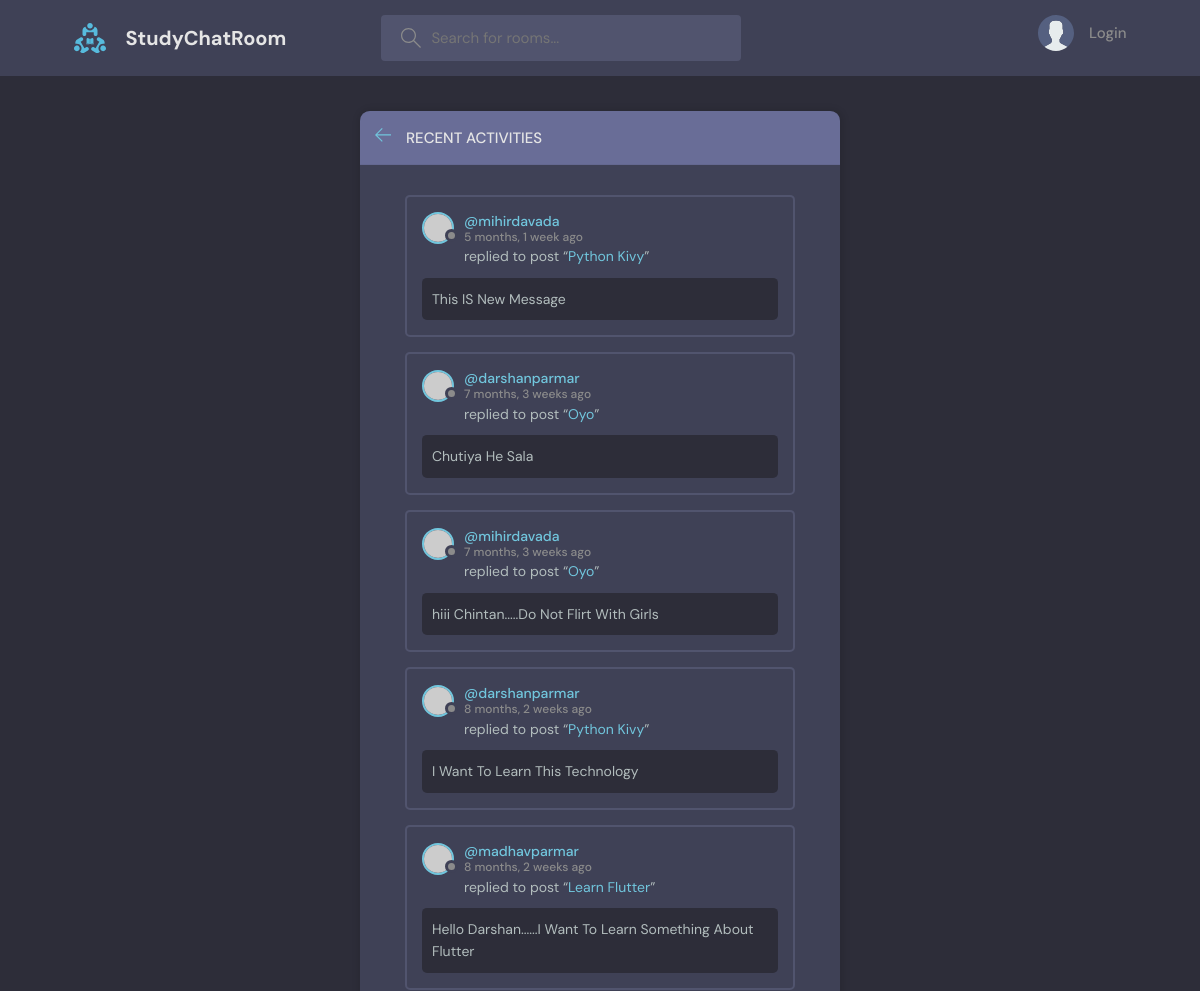
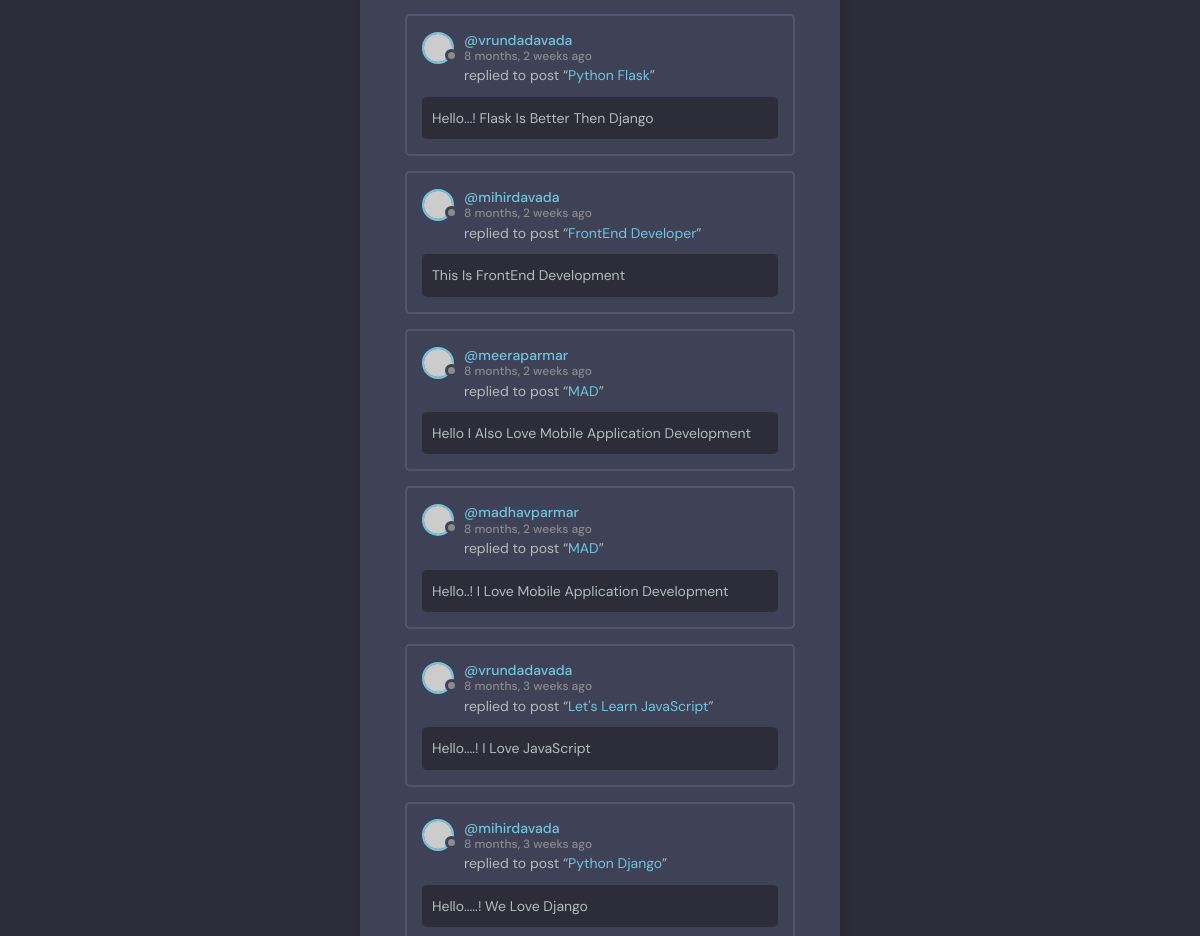
The app's page /activities with its own data (2 pictures, top to bottom).
### baseApp/models.py (models this page shows, shortened)
class Message(models.Model):
    user = models.ForeignKey(User, on_delete=models.CASCADE)
    room = models.ForeignKey(Room, on_delete=models.CASCADE)
    message_body = models.TextField()
    updated_time = models.DateTimeField(auto_now=True)
    created_time = models.DateTimeField(auto_now_add=True)
    class Meta:
        ordering = ['-updated_time', '-created_time']

class Room(models.Model):
    host = models.ForeignKey(User, on_delete=models.SET_NULL, null=True)
    topic = models.ForeignKey(Topic, on_delete=models.SET_NULL, null=True)
    participants = models.ManyToManyField(User, related_name='participants', blank=True)
    room_name = models.CharField(max_length=200)
    room_description = models.TextField(null=True, blank=True)
    updated_time = models.DateTimeField(auto_now=True)
    created_time = models.DateTimeField(auto_now_add=True)
    class Meta:
        ordering = ['-updated_time', '-created_time']
    def __str__(self):
        return self.room_name

### baseApp/views.py (the view)
# urls.py: path('activities', views.activities, name='Activities_Path'),
def activities(request):
    room_messages = Message.objects.all()
    contextDict = {'room_messages':room_messages}
    return render(request, 'baseApp/activity.html', contextDict)

### baseApp/templates/baseApp/activity.html (shortened to what this page needs)
{% extends "baseApp/main.html" %} {% block body %}
<main class="layout">
  <div class="container">
    <div class="layout__box">
      <div class="layout__boxHeader">
        <div class="layout__boxTitle">
          <a href="{% url 'Home_Path' %}">
            <svg
              version="1.1"
              xmlns="http://www.w3.org/2000/svg"
              width="32"
              height="32"
              viewBox="0 0 32 32"
            >
              <title>arrow-left</title>
              <path
                d="M13.723 2.286l-13.723 13.714 13.719 13.714 1.616-1.611-10.96-10.96h27.625v-2.286h-27.625l10.965-10.965-1.616-1.607z"
              ></path>
            </svg>
          </a>
          <h3>Recent Activities</h3>
        </div>
      </div>
      <div class="activities-page layout__body">
        {% for message in room_messages %}
        <div class="activities__box">
          <div class="activities__boxHeader roomListRoom__header">
            <a href="{% url 'User_Profile_Path' message.user.id %}" class="roomListRoom__author">
              <div class="avatar avatar--small">
                <img src="https://randomuser.me/api/portraits/women/11.jpg" />
              </div>
              <p>
                @{{message.user.username}}
                <span> {{message.created_time|timesince}} ago </span>
              </p>
            </a>
          </div>
          <div class="activities__boxContent">
            <p>
              replied to post “<a href="{% url 'Room_Path' message.room.id %}">{{message.room}}</a>”
            </p>
            <div class="activities__boxRoomContent">
              {{message.message_body}}
            </div>
          </div>
        </div>
        {% endfor %}
      </div>
    </div>
  </div>
</main>
{% endblock %}

### baseApp/static/baseApp/CSS/style.css (style rules this page uses)
:root { --color-main: #71c6dd; --color-main-light: #e1f6fb; --color-dark: #3f4156; --color-dark-medium: #51546e; --color-dark-light: #696d97; --color-light: #e5e5e5; --color-gray: #8b8b8b; --color-light-gray: #b2bdbd; --color-bg: #2d2d39; --color-success: #5dd693; --color-error: #fc4b0b; }
* { font-family: "DM Sans", -apple-system, BlinkMacSystemFont, "Segoe UI", Roboto, Oxygen, Ubuntu, Cantarell, "Open Sans", "Helvetica Neue", sans-serif; margin: 0; padding: 0; box-sizing: border-box; text-rendering: optimizeLegibility; font-size: inherit; }
html { font-size: 56.25%; }
@media only screen and (min-width: 1200px) { html { font-size: 62.5%; } }
body { line-height: 1.6; font-weight: 400; font-size: 1.5rem; color: var(--color-light-gray); background-color: var(--color-bg); min-height: 100vh; }
img { width: 100%; }
a { display: inline-block; color: var(--color-main); text-decoration: none; }
.container { max-width: 120rem; width: 90%; margin: auto; }
.avatar { position: relative; display: inline-block; border-radius: 50%; border: 2px solid var(--color-main); }
.avatar img { display: block; border-radius: 50%; object-fit: cover; object-position: center; }
.avatar::after { content: ""; display: block; position: absolute; background-color: var(--color-gray); z-index: 111; border-radius: 50%; border: 0.3rem solid var(--color-dark); }
.avatar.avatar--small img { width: 2.8rem; height: 2.8rem; }
.avatar.avatar--small:after { width: 0.7rem; height: 0.7rem; bottom: 0px; right: -6px; }
.layout { margin-top: 2.4rem; }
.layout > .container { display: flex; justify-content: space-between; align-items: flex-start; }
.layout__box { width: 90%; max-width: 48rem; min-height: 40rem; position: absolute; top: 50%; left: 50%; transform: translate(-50%, -46%); background-color: var(--color-dark); border-radius: 1rem; box-shadow: 1px 1px 6px 3px rgba(0, 0, 0, 0.1); overflow: hidden; }
.layout__boxHeader { display: flex; padding: 1.5rem; background-color: var(--color-dark-light); }
.layout__boxTitle { display: flex; gap: 1.5rem; align-items: center; }
.layout__boxTitle h3 { text-transform: uppercase; font-weight: 500; color: var(--color-light); }
.layout__boxTitle svg { width: 1.6rem; height: 1.6rem; fill: var(--color-main); }
.layout__body { margin: 3rem; }
.roomListRoom__header { display: flex; justify-content: space-between; align-items: center; }
.roomListRoom__author { font-weight: 500; display: flex; align-items: center; gap: 1rem; }
.activities__box { margin: 1.5rem; padding: 1.5rem; border: 2px solid var(--color-dark-medium); border-radius: 5px; }
.activities__boxHeader p { font-size: 1.4rem; line-height: 1.3; }
.activities__boxHeader p span { color: var(--color-gray); font-size: 1.2rem; display: block; }
.activities__boxContent { margin-left: 4.2rem; }
.activities__boxContent { font-size: 1.4rem; }
.activities__boxRoomContent { background: var(--color-bg); padding: 1rem; border-radius: 5px; margin-top: 1rem; margin-left: -4.2rem; }

### records on screen
Message: user.username "mihirdavada", created_time "5 months, 1 week", room "Python Kivy", message_body "This IS New Message"
Message: user.username "darshanparmar", created_time "7 months, 3 weeks", room "Oyo", message_body "Chutiya He Sala"
Message: user.username "mihirdavada", created_time "7 months, 3 weeks", room "Oyo", message_body "hiii Chintan.....Do Not Flirt With Girls"
Message: user.username "darshanparmar", created_time "8 months, 2 weeks", room "Python Kivy", message_body "I Want To Learn This Technology"
Message: user.username "madhavparmar", created_time "8 months, 2 weeks", room "Learn Flutter", message_body "Hello Darshan......I Want To Learn Something About Flutter"
Message: user.username "vrundadavada", created_time "8 months, 2 weeks", room "Python Flask", message_body "Hello...! Flask Is Better Then Django"
Message: user.username "mihirdavada", created_time "8 months, 2 weeks", room "FrontEnd Developer", message_body "This Is FrontEnd Development"
Message: user.username "meeraparmar", created_time "8 months, 2 weeks", room "MAD", message_body "Hello I Also Love Mobile Application Development"
Message: user.username "madhavparmar", created_time "8 months, 2 weeks", room "MAD", message_body "Hello..! I Love Mobile Application Development"
Message: user.username "vrundadavada", created_time "8 months, 3 weeks", room "Let's Learn JavaScript", message_body "Hello....! I Love JavaScript"
Message: user.username "mihirdavada", created_time "8 months, 3 weeks", room "Python Django", message_body "Hello.....! We Love Django"
